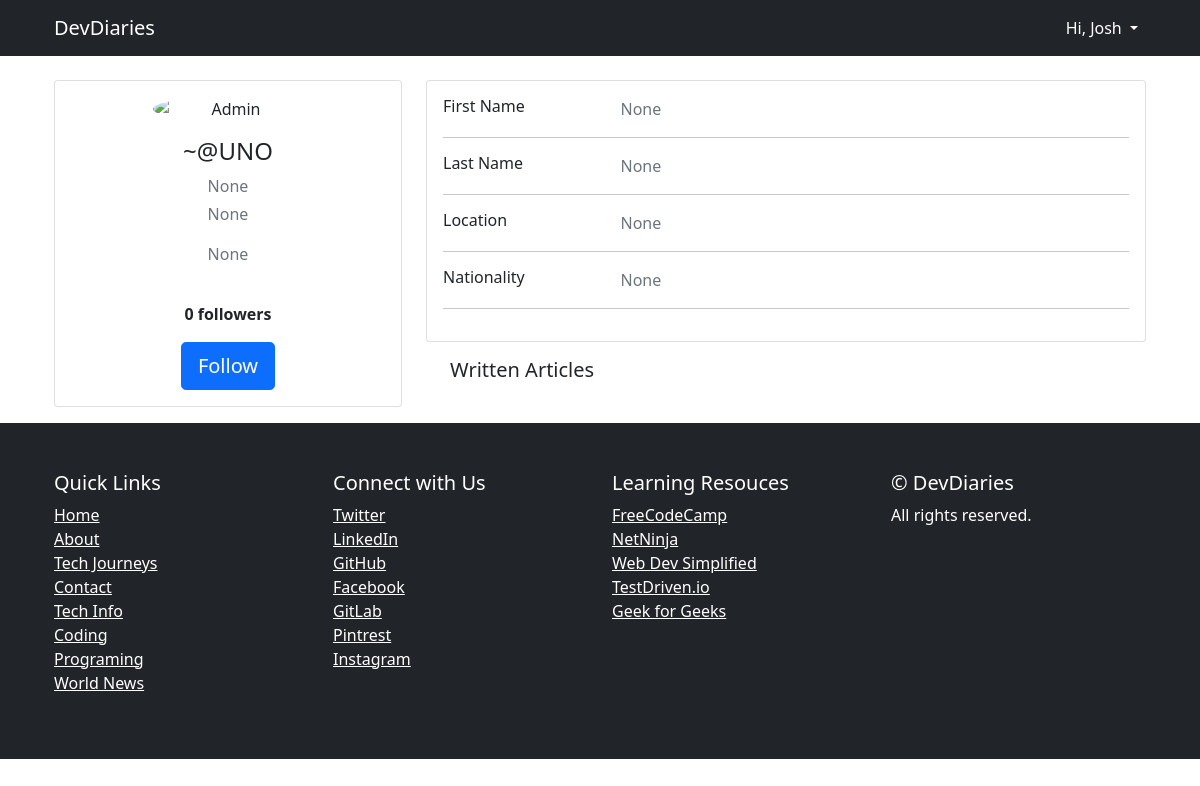
Page /view_profile/8 (signed in) on the earlier database version.
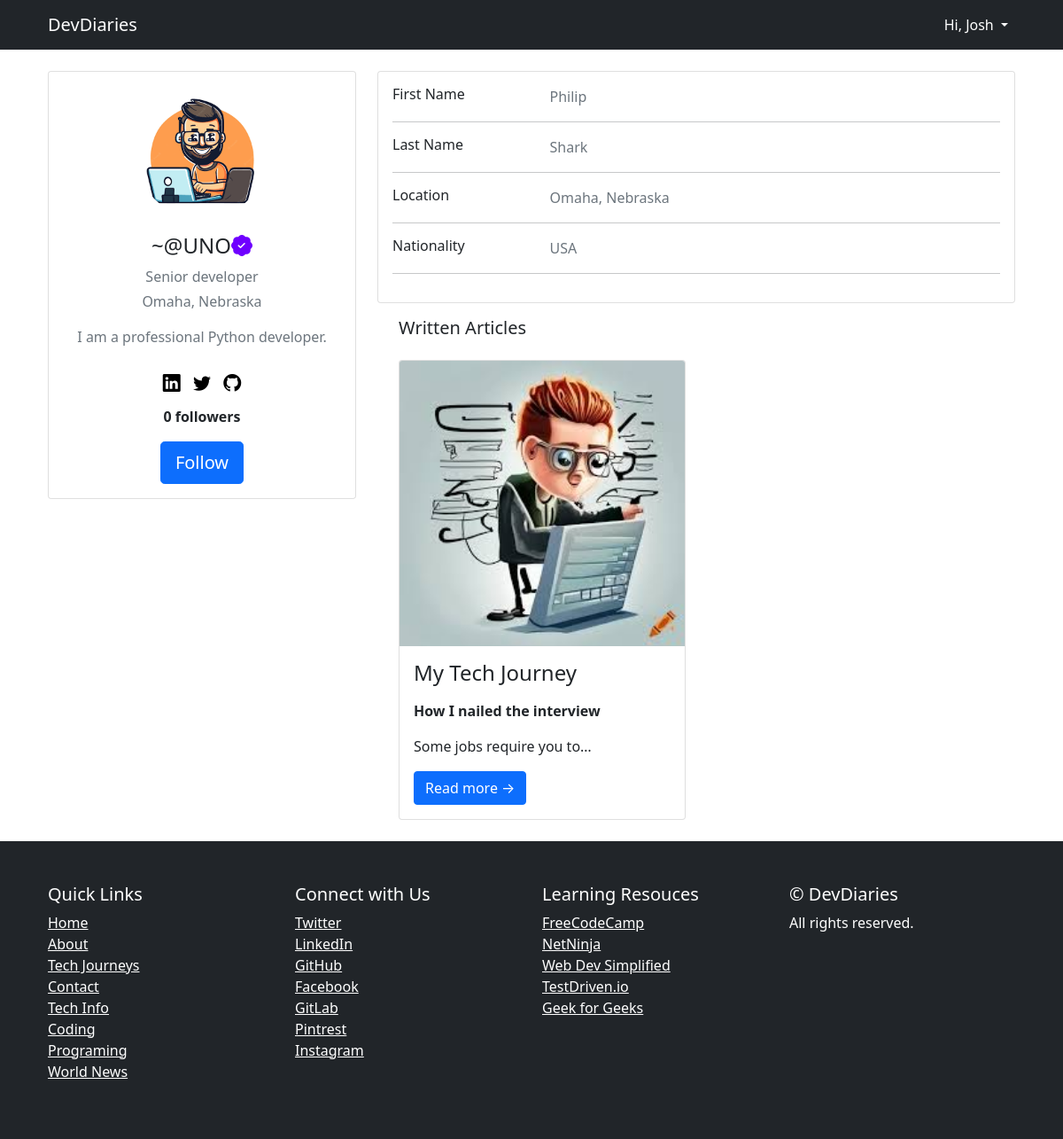
Same page on the later database version.
### core/models.py (models this page shows, shortened)
class CustomUser(AbstractUser):
    email = models.EmailField(unique=True)
    USERNAME_FIELD = 'email'
    REQUIRED_FIELDS = ('username',)

### blogapp/models.py (models this page shows, shortened)
class Profile(models.Model):
    YEARS_OF_EXPERIENCE = [
        (1, 1),
        (2, 2),
        (3, 3),
        (4, 4),
        (5, 5)
    ]
    user = models.OneToOneField(settings.AUTH_USER_MODEL, on_delete=models.CASCADE, related_name="my_profile")
    email = models.EmailField()
    first_name = models.CharField(max_length=50, blank=True, null=True)
    last_name = models.CharField(max_length=50, blank=True, null=True)
    username = models.CharField(max_length=50, blank=True, null=True)
    nationality = models.CharField(max_length=50, blank=True, null=True)
    role = models.CharField(max_length=50, blank=True, null=True)
    location = models.CharField(max_length=50, blank=True, null=True)
    picture = models.ImageField(upload_to="p_img", blank=True, null=True)
    years_of_experience = models.IntegerField(choices=YEARS_OF_EXPERIENCE, blank=True, null=True)
    github_url = models.URLField(blank=True, null=True)
    linkedin_url = models.URLField(blank=True, null=True)
    twitter_url = models.URLField(blank=True, null=True)
    bio = models.TextField(blank=True, null=True)
    proficiency = models.BooleanField(default=False)
    follow = models.ManyToManyField(settings.AUTH_USER_MODEL, blank=True, related_name="profile")

class Blog(models.Model):
    STATUS = [
        ("publish", "PUBLISH"),
        ("draft", "DRAFT")
    ]
    title = models.CharField(max_length=50, unique=True)  # Field for the title of the blog post.
    slug = models.SlugField(unique=True)  # Field to store a slug for SEO-friendly URLs.
    body = models.TextField()  # Field for the main content/body of the blog post.
    thumbnail = models.ImageField(upload_to="img", blank=True, null=True)  # Field to store a thumbnail image.
    created = models.DateField(auto_now_add=True, null=True, blank=True)  # Field for creation date.
    updated = models.DateField(auto_now=True, null=True, blank=True)  # Field for last update date.
    status = models.CharField(max_length=20, choices=STATUS, default='draft')  # Field for post status.
    author = models.ForeignKey("Profile", on_delete=models.CASCADE, related_name="post", null=True, blank=True)  # Field for the author of the post.
    category = models.ForeignKey(Category, on_delete=models.CASCADE, related_name="post", null=True, blank=True)  # Field for post category.
    published = models.BooleanField(default=False)  # Field indicating if the post has been published.
    likes = models.ManyToManyField(settings.AUTH_USER_MODEL, blank=True, related_name="blog")  # Field to store users who liked the post.

### blogapp/views.py (the view)
# urls.py: path("view_profile/<int:pk>", views.view_user_profile, name="view-profile"),
def view_user_profile(request, pk):
    profile = Profile.objects.get(id=pk)
    posts = Blog.objects.filter(author=profile)
    follow = "yes"  # Initialized with a string value, might need modification
    following = False  # Defaulting to False
    if request.user.is_authenticated:
        if profile.follow.filter(id=request.user.id).exists():
            following = True  # Indicates that the user is following this profile
        else:
            following = False  # Indicates that the user is not following this profile
    else:
        follow = ""  # Setting to an empty string when the user is not authenticated
    if request.method == 'POST':
        if profile.follow.filter(id=request.user.id).exists():
            profile.follow.remove(request.user)  # Unfollow the profile
        else:
            profile.follow.add(request.user)  # Follow the profile
    follow_count = profile.follow.count()
    print(following)
    context = {
        "profile": profile,
        "posts": posts,
        "follow": follow,
        "following": following,
        "follow_count": follow_count}
    return render(request, "blogapp/profile.html", context)

### blogapp/templates/blogapp/profile.html (shortened to what this page needs)
{% extends "base.html" %}
{% block content %}
<div class="container">
    <div class="main-body">
        <br>
          <div class="row gutters-sm">
            <div class="col-md-4 mb-3">
              <div class="card">
                <div class="card-body">
                  <div class="d-flex flex-column align-items-center text-center">
                    {% if profile.picture %}
                    <img src="{{profile.picture.url}}" alt="Admin" class="rounded-circle" width="150">
                    {% else %}
                    <img src="https://bootdey.com/img/Content/avatar/avatar7.png" alt="Admin" class="rounded-circle" width="150">
                    {% endif %}
                    <div class="mt-3">
                        {% if profile.proficiency %}
                        <h4>~@{{profile.username}}<span><i class="bi bi-patch-check-fill" style="color: #6F00FF"></i></span></h4>
                        {% else %}
                        <h4>~@{{profile.username}}</h4>
                        {% endif %}
                      <p class="text-secondary mb-1">{{profile.role}}</p>
                      <p class="text-muted font-size-sm">{{profile.location}}</p>
                      <p class="text-muted font-size-sm">
                       {{profile.bio}}
                      </p>
                      <div class="icons">
                        {% if profile.linkedin_url %}
                        <a href=""><i class="bi bi-linkedin"></i></a>
                        {% endif %}
                        {% if profile.twitter_url %}
                        <a href=""><i class="bi bi-twitter"></i></a>
                        {% endif %}
                        {% if profile.github_url %}
                        <a href=""><i class="bi bi-github"></i></a>
                        {% endif %}
                      </div>
                        <p><strong>{{follow_count}} follower{{ follow_count|pluralize}}</strong></p>
                        {% if follow %}
                            {% if request.user.is_authenticated %}
                                {% if following %}
                                  <form action="" method='POST'>
                                    {% csrf_token %}
                                    <button class="btn btn-outline-primary btn-lg">Following</button>
                                  </form>
                                {% else %}
                                <form action="" method='POST'>
                                  <button class="btn btn-primary btn-lg">Follow</button>
                                </form>
                                {% endif %}
                            {% endif %}
                        {% else %}
                            <p>Login to follow this profile</p>
                        {% endif %}
                    </div>
                  </div>
                </div>
              </div>
            </div>
            <div class="col-md-8">
              <div class="card mb-3">
                <div class="card-body">
                  <div class="row">
                    <div class="col-sm-3">
                      <h6 class="mb-0">First Name</h6>
                    </div>
                    <div class="col-sm-9 text-secondary">
                      {{profile.first_name}}
                    </div>
                  </div>
                  <hr>
                  <div class="row">
                    <div class="col-sm-3">
                      <h6 class="mb-0">Last Name</h6>
                    </div>
                    <div class="col-sm-9 text-secondary">
                        {{profile.last_name}}
                    </div>
                  </div>
                  <hr>
                  <div class="row">
                    <div class="col-sm-3">
                      <h6 class="mb-0">Location</h6>
                    </div>
                    <div class="col-sm-9 text-secondary">
                        {{profile.location}}
                    </div>
                  </div>
                  <hr>
                  <div class="row">
                    <div class="col-sm-3">
                      <h6 class="mb-0">Nationality</h6>
                    </div>
                    <div class="col-sm-9 text-secondary">
                        {{profile.nationality}}
                    </div>
                  </div>
                  <hr>
                </div>
              </div>
              <div class="container">
                <div class="row">
                  <br></br>
                  <h5>Written Articles</h5>
                  <br></br>
                  {% for post in posts %}
                  <div class="col-md-6">
                    <div class="card mb-4">
                      <a href="#!"><img class="card-img-top" src="{{post.thumbnail.url}}" alt="..." /></a>
                      <div class="card-body">
                          <h2 class="card-title h4">{{post.title}}</h2>
                          <p class="card-text">{{post.body | safe | truncatechars:"100"}}</p>
                          <a class="btn btn-primary" href="{% url 'detail' pk=post.id slug=post.slug %}">Read more →</a>
                      </div>
                    </div>
                  </div>
                  {% endfor %}
                </div>
              </div>
            </div>
          </div>
        </div>
    </div>
{% endblock content %}

### templates/base.html (shortened to what this page needs)
<!DOCTYPE html>
{% load static %}
<html lang="en">
    <head>
        <link href="https://cdn.jsdelivr.net/npm/bootstrap@5.2.3/dist/css/bootstrap.min.css" rel="stylesheet">
        <link rel="stylesheet" href="https://cdn.jsdelivr.net/npm/bootstrap-icons@1.11.1/font/bootstrap-icons.css">
    </head>
        <link href="{% static 'css/style.css' %}" rel="stylesheet"/>
    </head>
    <body>
        <nav class="navbar navbar-expand-lg navbar-dark bg-dark">
            <div class="container">
                <a class="navbar-brand me-8" href="{% url 'index' %}">DevDiaries</a>
              <div class="collapse navbar-collapse" id="navbarNavDropdown">
                <ul class="navbar-nav">
                  {% if request.user.is_authenticated %}
                  <li class="nav-item active dropdown">
                    <a class="nav-link dropdown-toggle" href="#" role="button" style="color: white" data-bs-toggle="dropdown" aria-expanded="false">
                      Hi, {{request.user.username}}
                    </a>
                  </li>
                  {% endif %}
                </ul>
              </div>
            </div>
          </nav>
        <div class="container">
            <div class="row">
                {% block content %}{% endblock content %}
            </div>
        </div>
        <footer class="py-5 bg-dark">
          <div class="container">
            <div class="row">
              <div class="col-lg-3 col-md-6">
                <h5 class="text-white">Quick Links</h5>
                <ul class="list-unstyled">
                  <li><a href="#" class="text-white">Home</a></li>
                  <li><a href="#" class="text-white">About</a></li>
                  <li><a href="#" class="text-white">Tech Journeys</a></li>
                  <li><a href="#" class="text-white">Contact</a></li>
                  <li><a href="#" class="text-white">Tech Info</a></li>
                  <li><a href="#" class="text-white">Coding</a></li>
                  <li><a href="#" class="text-white">Programing</a></li>
                  <li><a href="#" class="text-white">World News</a></li>
                </ul>
              </div>
              <div class="col-lg-3 col-md-6">
                <h5 class="text-white">Connect with Us</h5>
                <ul class="list-unstyled">
                  <li><a href="#" target="_blank" class="text-white">Twitter</a></li>
                  <li><a href="#" target="_blank" class="text-white">LinkedIn</a></li>
                  <li><a href="#" target="_blank" class="text-white">GitHub</a></li>
                  <li><a href="#" target="_blank" class="text-white">Facebook</a></li>
                  <li><a href="#" target="_blank" class="text-white">GitLab</a></li>
                  <li><a href="#" target="_blank" class="text-white">Pintrest</a></li>
                  <li><a href="#" target="_blank" class="text-white">Instagram</a></li>
                </ul>
              </div>
               <div class="col-lg-3 col-md-6">
                <h5 class="text-white">Learning Resouces</h5>
                <ul class="list-unstyled">
                  <li><a href="#" target="_blank" class="text-white">FreeCodeCamp</a></li>
                  <li><a href="#" target="_blank" class="text-white">NetNinja</a></li>
                  <li><a href="#" target="_blank" class="text-white">Web Dev Simplified</a></li>
                  <li><a href="#" target="_blank" class="text-white">TestDriven.io</a></li>
                  <li><a href="#" target="_blank" class="text-white">Geek for Geeks</a></li>
                </ul>
              </div>
              <div class="col-lg-3">
                <h5 class="text-white">© DevDiaries</h5>
                <p class="text-white">All rights reserved.</p>
              </div>
            </div>
          </div>
        </footer>
    </body>
</html>

### templates/base.html (style rules this page uses)
nav ul a { color: white !important }
nav ul { margin-left: auto; }

### blogapp/templates/blogapp/profile.html (style rules this page uses)
.icons { width: auto; padding: 10px 10px 10px 10px; }
.icons i { font-size: 20px; cursor: pointer; margin: 5px 5px 5px 5px }
.icons a { color: black; }

Differences in the rows shown:
changed Profile "UNO": picture: picture added; proficiency False → True (drawn); role "None" → "Senior developer"; location "None" → "Omaha, Nebraska"; bio "None" → "I am a professional Python developer."; linkedin_url empty → "https://linkedin.com" (drawn); twitter_url empty → "https://twiter.com" (drawn); github_url empty → "https://linkedin.com" (drawn); first_name "None" → "Philip"; last_name "None" → "Shark"; nationality "None" → "USA"
added Blog: thumbnail (picture), title "My Tech Journey", body "How I nailed the interview Some jobs require you to…"
